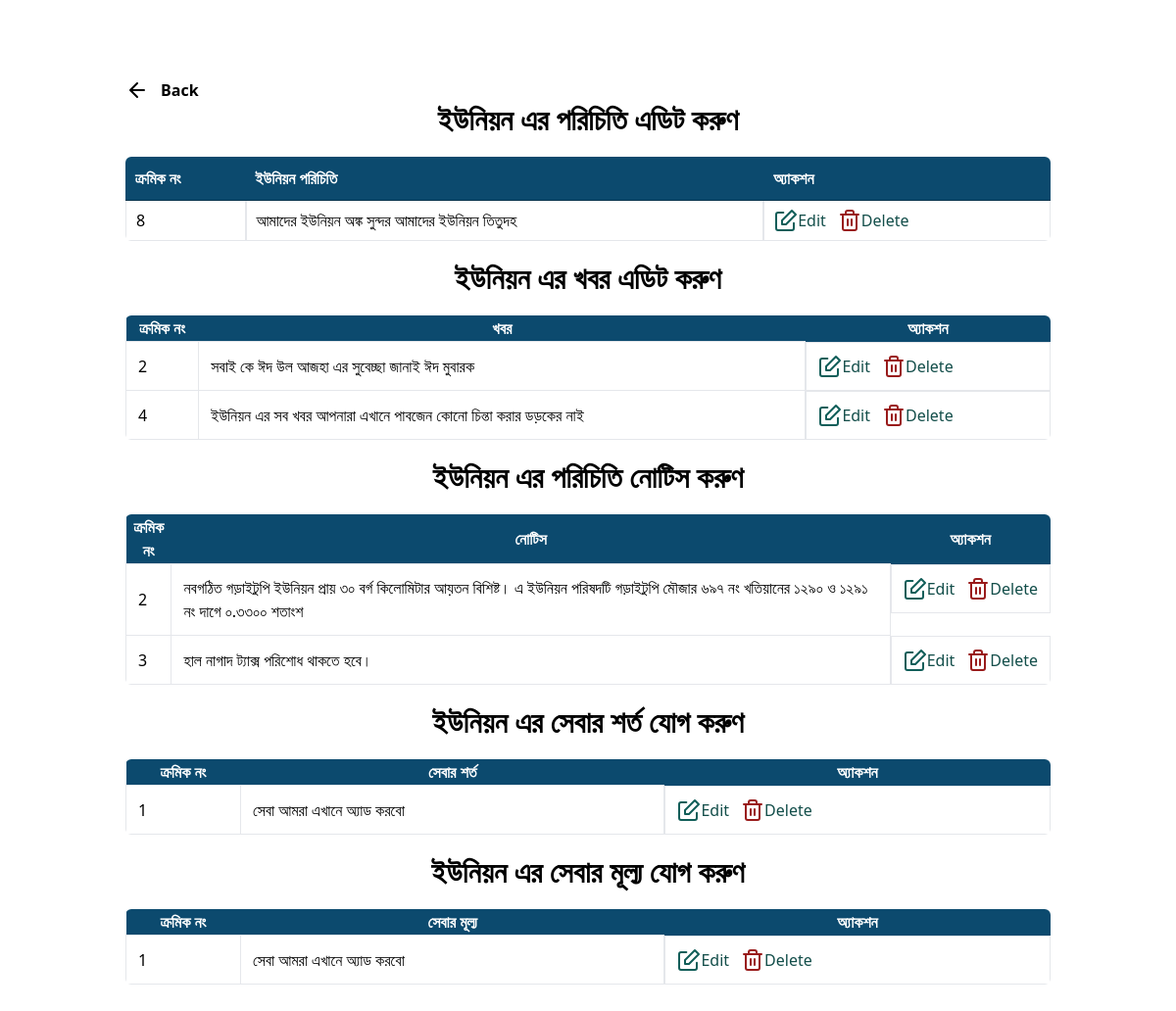
The page /home/edit/homeedit.php (signed in) on the database as committed earlier.
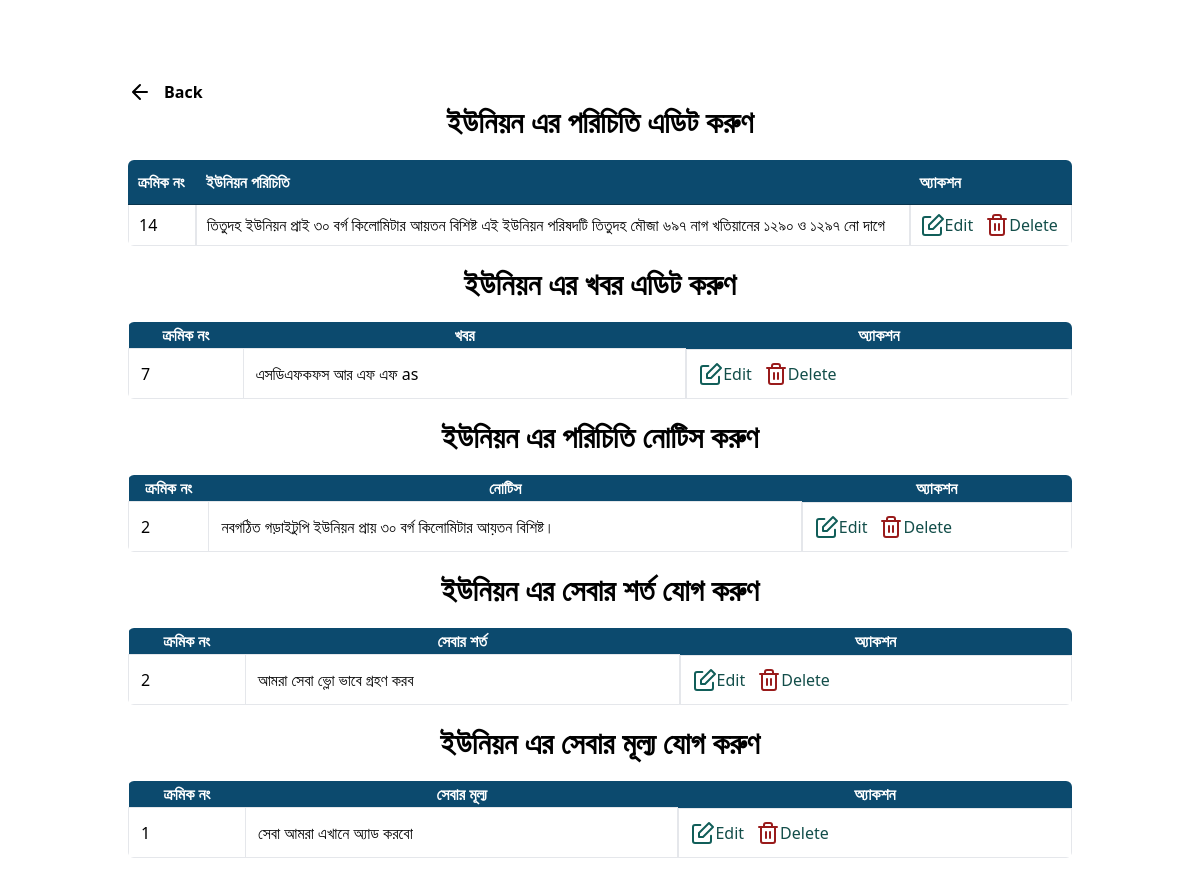
The same page on the database as committed later.
### tables this page shows
CREATE TABLE `unionporiciti` (
  `id` int(11) NOT NULL,
  `poriciti` varchar(255) NOT NULL
);

CREATE TABLE `khobor` (
  `id` int(11) NOT NULL,
  `khobor` varchar(255) NOT NULL
);

CREATE TABLE `notice` (
  `id` int(11) NOT NULL,
  `notice` varchar(255) NOT NULL
);

CREATE TABLE `sebarsorto` (
  `id` int(11) NOT NULL,
  `sorto` varchar(255) NOT NULL
);

CREATE TABLE `sebarmullo` (
  `id` int(11) NOT NULL,
  `mullo` varchar(255) NOT NULL
);

### home/edit/homeedit.php (the view, shortened to what the changed rows need)
<!doctype html>
<html>
<head>
    <link rel="stylesheet" href="style.css">
    <link href="https://cdn.datatables.net/1.10.19/css/jquery.dataTables.min.css" rel="stylesheet">
	<link href="https://cdn.datatables.net/responsive/2.2.3/css/responsive.dataTables.min.css" rel="stylesheet">
    <script src="https://cdn.tailwindcss.com"></script>
</head>
<body class="md:px-32 mx-auto  py-20">
    <div class="container mt-5">
    <table id="example" class="display rounded-md overflow-hidden" style="width:100%">
        <thead>
            <tr  class="bg-sky-900 flex flex-col flex-no wrap sm:table-row rounded-l-lg sm:rounded-none mb-2 sm:mb-0 text-white">
                <th>ক্রমিক নং</th>
                <th>ইউনিয়ন পরিচিতি</th>
                <th>অ্যাকশন</th>
            </tr>
        </thead>
        <tbody>
        <?php
                    include '../../_dbconnect.php';
                    $query = "SELECT * FROM `unionporiciti`";
                    $poriciti = mysqli_query($con, $query);
                    while ($row = mysqli_fetch_assoc($poriciti)) {
                        $id=$row['id'];
                    ?>
                <tr class="flex flex-col flex-no wrap sm:table-row mb-2 sm:mb-0">
                    <td class='border-grey-light border  p-3  cursor-pointer'><?= $row['id'] ?></td>
                    <td class='border-grey-light border  p-3  cursor-pointer'><?= $row['poriciti'] ?></td>
                    <td class="border-grey-light border  p-3  cursor-pointer flex  gap-3 items-center">
                <a class="flex items-center text-teal-900 hover:font-medium" href="upporicitiedit.php?id=<?php echo $id; ?>">
                    Edit
                </a>
                <a class="flex items-center text-teal-900 hover:font-medium" href="../delete/poricitidelete.php?id=<?php echo $id; ?>">
                    Delete
                </a>
            </td>
                </tr>
            <?php
                    }
            ?>
        </tbody></table>
    </div>
    <div class="container mt-5">
    <table id="example1" class="display rounded-md overflow-hidden" style="width:100%">
        <thead>
            <tr  class="bg-sky-900 flex flex-col flex-no wrap sm:table-row rounded-l-lg sm:rounded-none mb-2 sm:mb-0 text-white py-3">
                <th>ক্রমিক নং</th>
                <th>খবর</th>
                <th>অ্যাকশন</th>
            </tr>
        </thead>
        <tbody>
        <?php
                    include '../../_dbconnect.php';
                    $query = "SELECT * FROM `khobor`";
                    $poriciti = mysqli_query($con, $query);
                    while ($row = mysqli_fetch_assoc($poriciti)) {
                        $id=$row['id'];
                    ?>
                <tr class="flex flex-col flex-no wrap sm:table-row mb-2 sm:mb-0">
                    <td class='border-grey-light border  p-3  cursor-pointer'><?= $row['id'] ?></td>
                    <td class='border-grey-light border  p-3  cursor-pointer'><?= $row['khobor'] ?></td>
                    <td class="border-grey-light border  p-3  cursor-pointer flex  gap-3 items-center">
                <a class="flex items-center text-teal-900 hover:font-medium" href="khoboredit.php?id=<?php echo $id; ?>">
                    Edit
                </a>
                <a class="flex items-center text-teal-900 hover:font-medium" href="../delete/khobordelete.php?id=<?php echo $id; ?>">
                    Delete
                </a>
            </td>
                </tr>
            <?php
                    }
            ?>
        </tbody></table>
    </div>
    <div class="container mt-5">
    <table id="example" class="display rounded-md overflow-hidden" style="width:100%">
        <thead>
            <tr  class="bg-sky-900 flex flex-col flex-no wrap sm:table-row rounded-l-lg sm:rounded-none mb-2 sm:mb-0 text-white">
                <th>ক্রমিক নং</th>
                <th>নোটিস</th>
                <th>অ্যাকশন</th>
            </tr>
        </thead>
        <tbody>
        <?php
                    include '../../_dbconnect.php';
                    $query = "SELECT * FROM `notice`";
                    $poriciti = mysqli_query($con, $query);
                    while ($row = mysqli_fetch_assoc($poriciti)) {
                        $id=$row['id'];
                    ?>
                <tr class="flex flex-col flex-no wrap sm:table-row mb-2 sm:mb-0">
                    <td class='border-grey-light border  p-3  cursor-pointer'><?= $row['id'] ?></td>
                    <td class='border-grey-light border  p-3  cursor-pointer'><?= $row['notice'] ?></td>
                    <td class="border-grey-light border  p-3  cursor-pointer flex  gap-3 items-center">
                <a class="flex items-center text-teal-900 hover:font-medium" href="noticeedit.php?id=<?php echo $id; ?>">
                    Edit
                </a>
                <a class="flex items-center text-teal-900 hover:font-medium" href="../delete/noticedelete.php?id=<?php echo $id; ?>">
                    Delete
                </a>
            </td>
                </tr>
            <?php
                    }
            ?>
        </tbody></table>
    </div>
    <div class="container mt-5">
    <table id="example" class="display rounded-md overflow-hidden" style="width:100%">
        <thead>
            <tr  class="bg-sky-900 flex flex-col flex-no wrap sm:table-row rounded-l-lg sm:rounded-none mb-2 sm:mb-0 text-white">
                <th>ক্রমিক নং</th>
                <th>সেবার শর্ত</th>
                <th>অ্যাকশন</th>
            </tr>
        </thead>
        <tbody>
        <?php
                    include '../../_dbconnect.php';
                    $query = "SELECT * FROM `sebarsorto`";
                    $poriciti = mysqli_query($con, $query);
                    while ($row = mysqli_fetch_assoc($poriciti)) {
                        $id=$row['id'];
                    ?>
                <tr class="flex flex-col flex-no wrap sm:table-row mb-2 sm:mb-0">
                    <td class='border-grey-light border  p-3  cursor-pointer'><?= $row['id'] ?></td>
                    <td class='border-grey-light border  p-3  cursor-pointer'><?= $row['sorto'] ?></td>
                    <td class="border-grey-light border  p-3  cursor-pointer flex  gap-3 items-center">
                <a class="flex items-center text-teal-900 hover:font-medium" href="sebarsortoedit.php?id=<?php echo $id; ?>">
                    Edit
                </a>
                <a class="flex items-center text-teal-900 hover:font-medium" href="../delete/sebarsortodelete.php?id=<?php echo $id; ?>">
                    Delete
                </a>
            </td>
                </tr>
            <?php
                    }
            ?>
        </tbody></table>
    </div>
    <div class="container mt-5">
    <table id="example" class="display rounded-md overflow-hidden" style="width:100%">
        <thead>
            <tr  class="bg-sky-900 flex flex-col flex-no wrap sm:table-row rounded-l-lg sm:rounded-none mb-2 sm:mb-0 text-white">
                <th>ক্রমিক নং</th>
                <th>সেবার মূল্য</th>
                <th>অ্যাকশন</th>
            </tr>
        </thead>
        <tbody>
        <?php
                    include '../../_dbconnect.php';
                    $query = "SELECT * FROM `sebarmullo`";
                    $poriciti = mysqli_query($con, $query);
                    while ($row = mysqli_fetch_assoc($poriciti)) {
                        $id=$row['id'];
                    ?>
                <tr class="flex flex-col flex-no wrap sm:table-row mb-2 sm:mb-0">
                    <td class='border-grey-light border  p-3  cursor-pointer'><?= $row['id'] ?></td>
                    <td class='border-grey-light border  p-3  cursor-pointer'><?= $row['mullo'] ?></td>
                    <td class="border-grey-light border  p-3  cursor-pointer flex  gap-3 items-center">
                <a class="flex items-center text-teal-900 hover:font-medium" href="sebarmulloedit.php?id=<?php echo $id; ?>">
                    Edit
                </a>
                <a class="flex items-center text-teal-900 hover:font-medium" href="../delete/sebarmullodelete.php?id=<?php echo $id; ?>">
                    Delete
                </a>
            </td>
                </tr>
            <?php
                    }
            ?>
        </tbody></table>
    </div>
</body>
</html>

Rows that differ between the two databases and show on the page:
removed unionporiciti: id "8", poriciti "আমাদের ইউনিয়ন অঙ্ক সুন্দর আমাদের ইউনিয়ন তিতুদহ"
removed khobor: id "2", khobor "সবাই কে ঈদ উল আজহা এর সুবেচ্ছা জানাই ঈদ মুবারক"
removed khobor: id "4", khobor "ইউনিয়ন এর সব খবর আপনারা এখানে পাবজেন কোনো চিন্তা করার ডড়কের নাই"
removed notice: id "3", notice "হাল নাগাদ ট্যাক্স পরিশোধ থাকতে হবে।"
removed sebarsorto: id "1", sorto "সেবা আমরা এখানে অ্যাড করবো"
added unionporiciti: id "14", poriciti "তিতুদহ ইউনিয়ন প্রাই ৩০ বর্গ কিলোমিটার আয়তন বিশিষ্ট এই ইউনিয়ন পরিষদটি তিতুদহ মৌজা ৬৯৭ নাগ খতিয়ানের ১২৯০ ও ১২৯৭ নো দাগে"
added khobor: id "7", khobor "এসডিএফকফস আর এফ এফ as"
changed notice id 2: notice "নবগঠিত গড়াইটুপি ইউনিয়ন প্রায় ৩০ বর্গ কিলোমিটার আয়তন বিশিষ্ট। এ ইউনিয়ন পরিষদটি গড়াইটুপি মৌজার ৬৯৭ নং খতিয়ানের ১২৯০ ও ১২৯১ নং দাগে ০.৩৩০০ শতাংশ" → "নবগঠিত গড়াইটুপি ইউনিয়ন প্রায় ৩০ বর্গ কিলোমিটার আয়তন বিশিষ্ট।"
added sebarsorto: id "2", sorto "আমরা সেবা ভ্লো ভাবে গ্রহণ করব"
